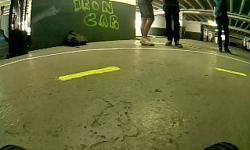
#> input picture obstacle-avoiding/bright-line.jpg, 250 x 150 px, found by its file name
$ jupyter execute 'Negative sampling to avoid obstacle.ipynb'
#> lines starting #> are read from the running program, lines starting #| are printed output that depends on the picture; after the words box and inside, x2 and y2 are one past the last pixel; in counts of white or black regions, pixels touching at a corner belong together; long printed decimals are rounded
[cell 1]
import cv2
import matplotlib.pyplot as plt
import numpy as np
from math import acos
import seaborn as sns

[cell 2]
image = cv2.imread('resources/bright-line.jpg', cv2.IMREAD_COLOR)
#> image is the input picture: shape (150, 250, 3); mean B, G, R 58.5, 104.7, 101.2

def display(image):
    img = cv2.cvtColor(image, cv2.COLOR_BGR2RGB)
    plt.imshow(img)
    plt.show()

display(image)

[cell 3]
image.shape
#> Out = (150, 250, 3)

[cell 4]
colormap = sns.color_palette()
sns.palplot(colormap)
element = [ colormap[0] ]
element += colormap[2:5]
element.append(colormap[6])
element.append(colormap[9])
sns.palplot(element)
colors = np.asarray(element) * (np.ones((len(element), 3)) * 255)
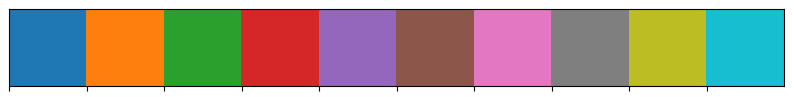
#> figure drawn by matplotlib, 1 panel
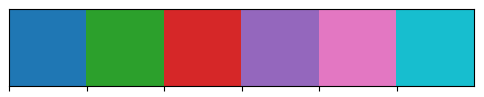
#> figure drawn by matplotlib, 1 panel

[cell 5]
test = image.copy()

def draw_rect(test):
    # position can be everywhere on the image except the last pixels to have space to put the object
    x = np.random.randint(test.shape[1] * 7 / 10)
#> x = 172
    y = np.random.randint(test.shape[0] * 7 / 10)
#> y = 47
    # object cannot be bigger than 30% of the image width
    x_size = np.random.randint(test.shape[1] * 3 / 10)
#> x_size = 64
    # object cannot be bigger than 30% of the image height
    y_size = np.random.randint(test.shape[0] *  3 / 10)
#> y_size = 3
    # color of the object
    color = colors[np.random.randint(len(colors))]
    cv2.rectangle(test, (x, y), (x + x_size, y + y_size), color, cv2.FILLED)
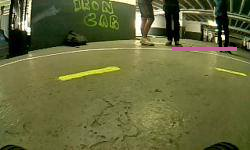
#> test: shape (150, 250, 3); 0.69% of pixels changed, all inside (x1, y1, x2, y2) = (172, 47, 237, 51)

    center_point = (x + x_size // 2, y + y_size // 2)
#> center_point = (204, 48)
    car_pos = (test.shape[1] // 2, test.shape[0])
#> car_pos = (125, 150)
    cv2.line(test, center_point, car_pos, (0, 0, 255))
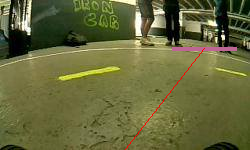
#> test: shape (150, 250, 3); 0.27% of pixels changed, all inside (x1, y1, x2, y2) = (125, 48, 205, 150)

    vect = np.asarray(center_point) - np.asarray(car_pos)
#> vect = [79, -102]
    vect[1] = -vect[1]
    vect = vect / np.linalg.norm(vect, ord=2)
#> vect = [0.612, 0.791]
    angle = acos(vect[1])
    angle = angle if vect[0] > 0 else -angle
    print(angle)
#| 0.659

    return angle

draw_rect(test)
display(test)
